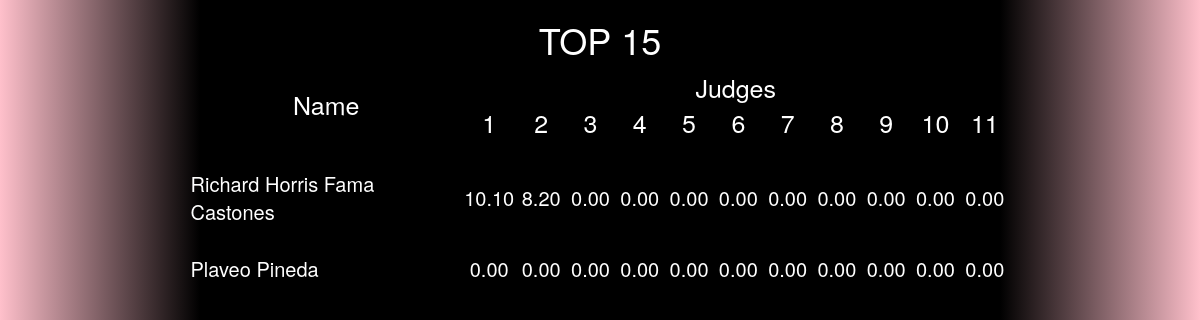
The page /Top_15_all.php on the database its author committed.
### tables this page shows
CREATE TABLE IF NOT EXISTS `events_contestant` (
  `evntcode` char(3) DEFAULT NULL,
  `contcode` int(11) DEFAULT NULL,
  `ordrnmbr` int(11) DEFAULT NULL,
  `scored` char(1) DEFAULT '0'
);

CREATE TABLE IF NOT EXISTS `contestant` (
  `contcode` int(11) NOT NULL AUTO_INCREMENT,
  `fname` varchar(50) DEFAULT NULL,
  `lname` varchar(50) DEFAULT NULL,
  `mname` varchar(30) DEFAULT NULL,
  `schlname` char(50) DEFAULT NULL,
  `address` char(50) DEFAULT NULL,
  `age` varchar(20) DEFAULT NULL,
  `height` varchar(20) DEFAULT NULL,
  `weight` varchar(20) DEFAULT NULL,
  `vstat` varchar(20) DEFAULT NULL,
  `contnmbr` int(11) DEFAULT NULL,
  `flug` int(1) DEFAULT NULL,
  PRIMARY KEY (`contcode`)
);

CREATE TABLE IF NOT EXISTS `scores` (
  `contcode` int(11) DEFAULT NULL,
  `evntcode` char(3) DEFAULT NULL,
  `judgcode` int(11) DEFAULT NULL,
  `critcode` char(3) DEFAULT NULL,
  `score` float(9,2) DEFAULT NULL
);

### Top_15_all.php (the view, shortened to what this page needs)
<!DOCTYPE html>
<html lang="en">
<head>
  <link rel="stylesheet" href="css/bootstrap.min.css">
</head>
<body>
  <div class="container" id="grad1" >
    <div style="text-align:center; color: #ffffff">
      <h1> TOP 15
      </h1>
    </div>
    <div style="color:white" align="center">
      <table width ="70%" style="font-size: 25px" >
        <tr>
          <td width="30%" rowspan="2" align="center">Name</td>
          <td  width="60%" colspan="12" align="center">Judges</td>
        </tr>
        <tr>
          <td  width="5.45%" align="center">1</td>
          <td  width="5.45%" align="center">2</td>
          <td  width="5.45%" align="center">3</td>
          <td  width="5.45%" align="center">4</td>
          <td  width="5.45%" align="center">5</td>
          <td  width="5.45%" align="center">6</td>
          <td  width="5.45%" align="center">7</td>
          <td  width="5.45%" align="center">8</td>
          <td  width="5.45%" align="center">9</td>
          <td  width="5.45%" align="center">10</td>
          <td  width="5.45%" align="center">11</td>
        </tr>
         <?php
        $con=mysqli_connect('localhost','root','','db_tabulation');
        $results=mysqli_query($con,"SELECT * FROM events_contestant as ec LEFT JOIN contestant as c ON ec.contcode = c.contcode WHERE evntcode = 'SWC'");
        while($row=mysqli_fetch_array($results))
        {
          echo '<tr>';
          echo '<td style="font-size:20px;"></br>'.$row['fname'].' '. $row['lname'].'</td>';
          for($i=1;$i<=11;$i++)
          {
          $results2=mysqli_query($con,"SELECT * FROM scores WHERE evntcode = 'SWC' AND judgcode =".$i." AND contcode= ".$row['contcode']);
          $row2=mysqli_fetch_array($results2);
          if(count($row2)==0 || count($row2)==null)
          {
          echo '<td style="font-size:20px; text-align:center"></br>0.00</td>';
          }
          else
          {
          $score = ($row2['score'] == 0 || $row2['score'] == null) ? '0.00' : $row2['score'];
          echo '<td style="font-size:20px; text-align:center"></br>'.$score.'</td>';
          }
        }
         echo '</tr>';
      }
        ?>
      </div>
      </body>
      </html>

### Top_15_all.php (style rules this page uses)
#grad1 { height: 100%; width:100%; background: -webkit-linear-gradient(left, pink, black, black, black, black, black, pink); background: -o-linear-gradient(left, pink, black, black, black, black, black, pink); background: -moz-linear-gradient(left, pink, black, black, black, black, black, pink); background: linear-gradient(to right, pink, black, black, black, black, black, pink); position: fixed; top: 0; right: 0; bottom: 0; left: 0; }

### rows shown on the page
events_contestant: contestant.fname "Richard Horris Fama", contestant.lname "Castones"
scores: score "10.10"
scores: score "8.20"
events_contestant: contestant.fname "Plaveo", contestant.lname "Pineda"
